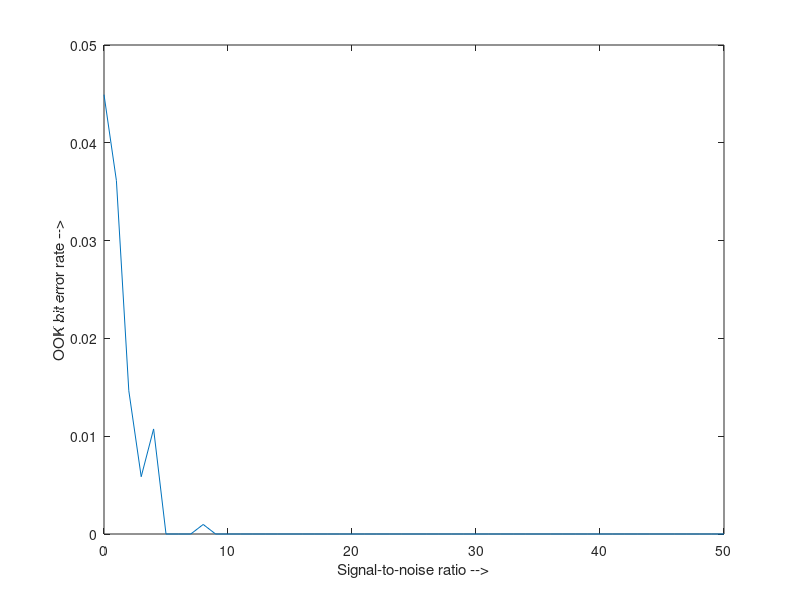
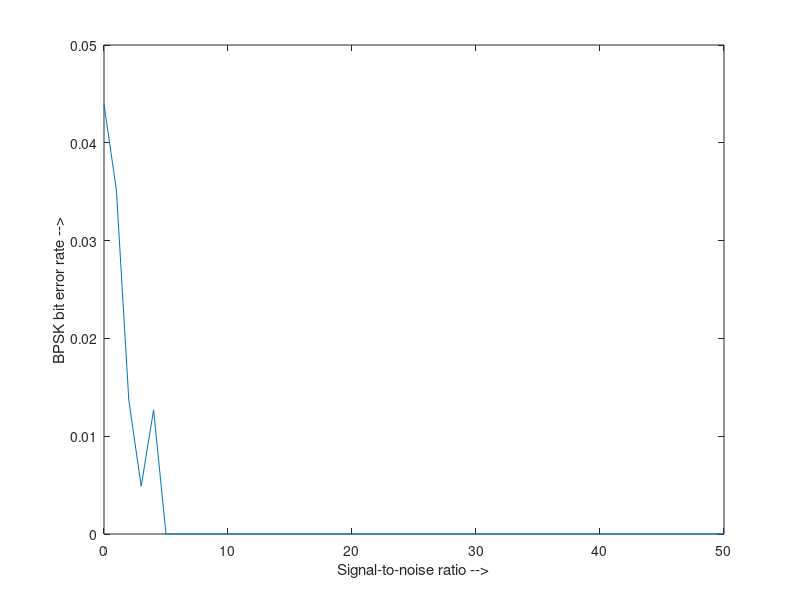

Write the MATLAB code that produced these figures, in order.
clear
N = 1024;
data_in=randint(1,1024,1);
data=data_in;
OOK_data=data; %OOK data signals are either +1 or -1
BPSK_data=data*2-1; %BPSK data signals are either 1 or 0
OOK_bit_error_rate=zeros(0,50);
BPSK_bit_error_rate=zeros(0,50);
SNR=0:1:50;
f=10000;
n=16*10;
t=1;
x = [cos(2*pi*1/16) cos(2*pi*2/16) cos(2*pi*3/16) cos(2*pi*4/16) cos(2*pi*5/16) cos(2*pi*6/16) cos(2*pi*7/16) cos(2*pi*8/16) cos(2*pi*9/16) cos(2*pi*10/16) cos(2*pi*11/16) cos(2*pi*12/16) cos(2*pi*13/16) cos(2*pi*14/16) cos(2*pi*15/16) cos(2*pi*1)];
carrier_signal=repmat(x, [1 10]);



for k=0:1:50
s=1;
n=s/(10^(k/10));
noise=wgn(1,1024*160,10*log10(n));

OOK_mod = [];
BPSK_mod = [];
counter = 0
%Modulating input signals
for i=1:1024
temp = carrier_signal.*OOK_data(i);
temp2 = carrier_signal.*BPSK_data(i);
OOK_mod = [OOK_mod, temp];
BPSK_mod = [BPSK_mod, temp2];
counter = counter + 1;
end

%Adding additive white noise to modulated signals
OOK_received = OOK_mod+ noise;
BPSK_received = BPSK_mod + noise;

%figure(3);
%plot(x,OOK_received(x)); 

%Demodulating noisy signals at receiver
OOK_demod = OOK_received.*(2*repmat(carrier_signal, [1 1024]));
BPSK_demod = BPSK_received.*(2*repmat(carrier_signal, [1 1024]));

%Passing demodulated signals through low pass filter
[b,a] = butter(6,0.2);
OOK_filtered = filtfilt(b,a,OOK_demod);
BPSK_filtered = filtfilt(b,a,BPSK_demod);

%Decoding filtered signal by passing it through the decision device
for i=1:1:1024
    if (OOK_filtered(i)>=1)
       OOK_filtered(i)=1;
    end
    if (OOK_filtered(i)<1)
       OOK_filtered(i)=0;
    end
    if (BPSK_filtered(i)>=0)
        BPSK_filtered(i)=1;
    end
    if (BPSK_filtered(i)<0)
        BPSK_filtered(i)=-1;
    end
end

OOK_decoded = OOK_filtered;
BPSK_decoded = BPSK_filtered;

%Initiating error counter
OOK_error_count=0;
BPSK_error_count=0;
for i=1:1:1024
    if OOK_decoded(i)~=OOK_data(i)
        OOK_error_count=OOK_error_count+1;
    end
    if BPSK_decoded(i)~=BPSK_data(i)
        BPSK_error_count=BPSK_error_count+1;
    end
end

%Calculating bit error rate
OOK_bit_error_rate(k+1)=OOK_error_count/1024;
BPSK_bit_error_rate(k+1)=BPSK_error_count/1024;
end

figure(1);
plot(SNR,OOK_bit_error_rate);
xlabel('Signal-to-noise ratio -->');
ylabel('OOK bit error rate -->');

figure(2);
plot(SNR,BPSK_bit_error_rate);
xlabel('Signal-to-noise ratio -->');
ylabel('BPSK bit error rate -->');
